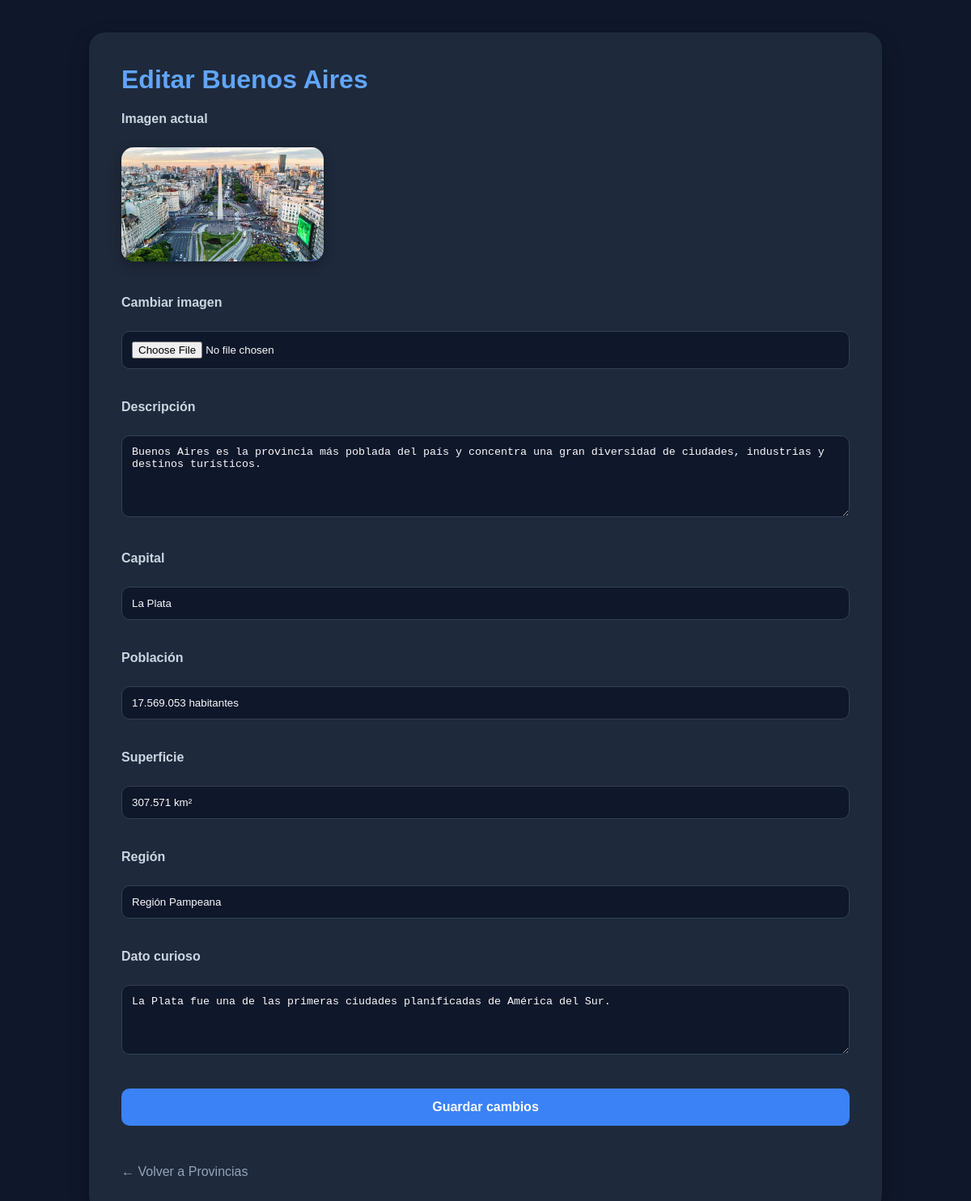
The page /admin/provincias/5/editar (signed in) on the database its author committed.
### tables this page shows
CREATE TABLE provincias(
    id INTEGER PRIMARY KEY AUTOINCREMENT,
    nombre TEXT,
    imagen TEXT
);

CREATE TABLE informacion_provincia(
    id INTEGER PRIMARY KEY AUTOINCREMENT,
    provincia_id INTEGER,
    descripcion TEXT,
    capital TEXT,
    poblacion TEXT,
    superficie TEXT,
    region TEXT,
    dato_curioso TEXT
);

### routes/auth.py (the view, shortened to what this page needs)
@auth_bp.route(
    "/admin/provincias/<int:provincia_id>/editar",
    methods=["GET", "POST"]
)
def editar_provincias(provincia_id):
    if "usuario" not in session:
        return redirect(url_for("auth.login"))
    provincia = obtener_info_provincia_admin(
        provincia_id
    )
    return render_template("editar_provincias.html", provincia=provincia)

### models/provincias_models.py (called while the page is built)
def obtener_info_provincia_admin(provincia_id):
    cursor.execute("""
    SELECT
        provincias.id,
        provincias.nombre,
        provincias.imagen,
        informacion_provincia.descripcion,
        informacion_provincia.capital,
        informacion_provincia.poblacion,
        informacion_provincia.superficie,
        informacion_provincia.region,
        informacion_provincia.dato_curioso
    FROM provincias

    JOIN informacion_provincia
    ON provincias.id =
       informacion_provincia.provincia_id

    WHERE provincias.id = ?
    """, (provincia_id,))
    return cursor.fetchone()

### templates/editar_provincias.html (shortened to what this page needs)
<!DOCTYPE html>
<html>
<head>
</head>
<body>
    <div class="contenedor">
        <h1>
            Editar {{ provincia[1] }}
        </h1>
        <form method="POST" enctype="multipart/form-data">
            <label>
                Imagen actual
            </label>
            <br>
            <img
                src="{{ url_for('static', filename='img/provincias/' + provincia[2]) }}"
                width="250"
            >
            <br><br>
            <label>
                Cambiar imagen
            </label>
            <br>
            <input type="file" name="imagen" accept="image/*">
            <br><br>
            <label>
                Descripción
            </label>
            <br>
            <textarea name="descripcion" rows="5" cols="60">{{ provincia[3] }}</textarea>
            <br><br>
            <label>
                Capital
            </label>
            <br>
            <input type="text" name="capital" value="{{ provincia[4] }}">
            <br><br>
            <label>
                Población
            </label>
            <br>
            <input type="text" name="poblacion" value="{{ provincia[5] }}">
            <br><br>
            <label>
                Superficie
            </label>
            <br>
            <input type="text" name="superficie" value="{{ provincia[6] }}">
            <br><br>
            <label>
                Región
            </label>
            <br>
            <input type="text" name="region" value="{{ provincia[7] }}">
            <br><br>
            <label>
                Dato curioso
            </label>
            <br>
            <textarea name="dato_curioso" rows="4" cols="60">{{ provincia[8] }}</textarea>
            <br><br>
            <button type="submit">
                Guardar cambios
            </button>
        </form>
    <div/>
    <br>
    <a class="volver" href="{{ url_for('auth.admin_provincias') }}" > ← Volver a Provincias </a>
</body>
</html>

### templates/editar_provincias.html (style rules this page uses)
body { margin: 0; padding: 40px; font-family: Arial, sans-serif; background-color: #0f172a; color: #f8fafc; }
.contenedor { max-width: 900px; margin: auto; background-color: #1e293b; padding: 40px; border-radius: 20px; box-shadow: 0 10px 25px rgba( 0, 0, 0, 0.3 ); }
h1 { margin-top: 0; color: #60a5fa; }
label { display: block; margin-bottom: 8px; font-weight: bold; color: #cbd5e1; }
input, textarea { width: 100%; box-sizing: border-box; padding: 12px; margin-bottom: 20px; border-radius: 10px; border: 1px solid #334155; background-color: #0f172a; color: #f8fafc; }
img { border-radius: 15px; box-shadow: 0 4px 15px rgba( 0, 0, 0, 0.3 ); margin-bottom: 20px; }
button { width: 100%; padding: 14px; border: none; border-radius: 10px; background-color: #3b82f6; color: white; font-size: 16px; font-weight: bold; cursor: pointer; transition: 0.3s; }
.volver { display: inline-block; margin-top: 30px; color: #94a3b8; text-decoration: none; }

### rows shown on the page
provincias: nombre "Buenos Aires", imagen (picture)
informacion_provincia: descripcion "Buenos Aires es la provincia más poblada del país y concentra una gran diversidad de ciudades, industrias y destinos turísticos.", capital "La Plata", poblacion "17.569.053 habitantes", superficie "307.571 km²", region "Región Pampeana", dato_curioso "La Plata fue una de las primeras ciudades planificadas de América del Sur."
